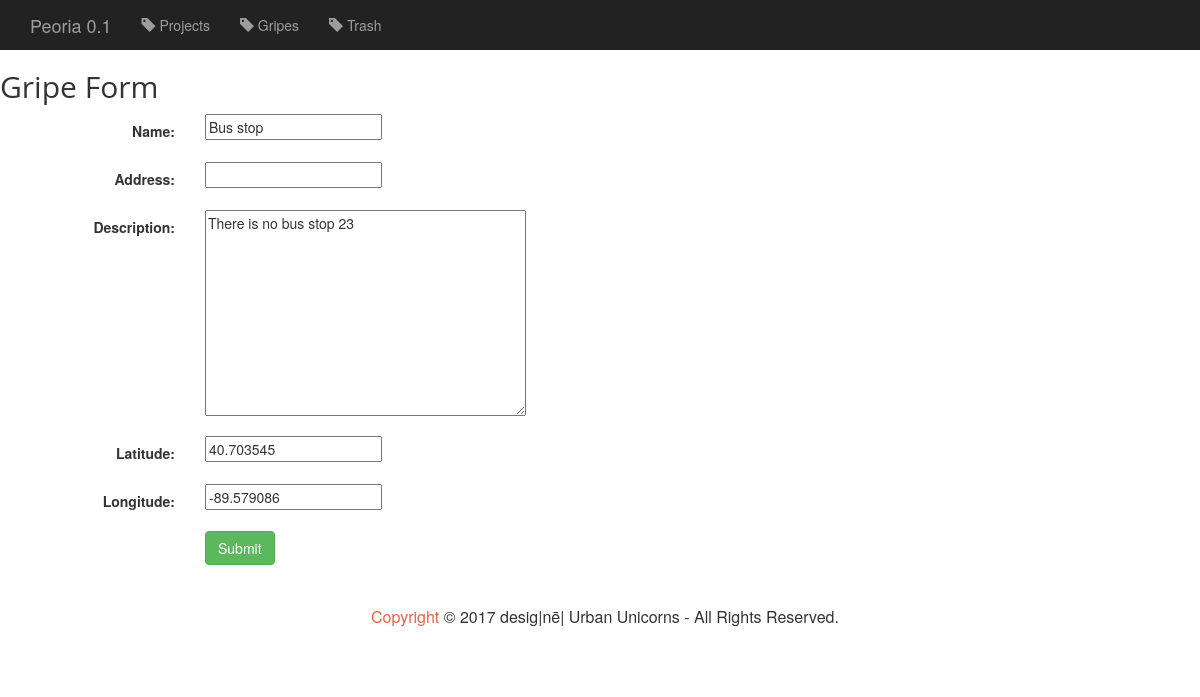
Page /peoria/gripe/2/update/ on the committed database.
### peoria/models.py (models this page shows, shortened)
class Gripe(models.Model):
    name = models.CharField(max_length=100)
    address = models.CharField(max_length=200, null=True, blank=True)
    description = models.TextField()
    votes = models.IntegerField(default=0)
    latitude = models.DecimalField(max_digits=10, decimal_places=6, default=40.703545)
    longitude = models.DecimalField(max_digits=10, decimal_places=6, default=-89.579086)
    class Meta:
        ordering = ['-votes']

### peoria/views.py (the view)
# urls.py: url(r'^gripe/(?P<pk>[0-9]+)/update/$', views.GripeUpdate.as_view(), name='gripe-update'),
class GripeUpdate(UpdateView):
    model = Gripe
    fields = ['name',
              'address',
              'description',
              'latitude',
              'longitude',
              ]

### peoria/templates/peoria/gripe_form.html (shortened to what this page needs)
{% extends 'peoria/base.html' %}
{% block body %}
    <h2> Gripe Form </h2>
    <form class="form-horizontal" action="" method="post" enctype="multipart/form-data">
        {% include 'peoria/form-template.html' %}
        <div class="form-group">
            <div class="col-sm-offset-2 col-sm-10">
                <button type="submit" class="btn btn-success">Submit</button>
            </div>
        </div>
    </form>
{% endblock %}

### peoria/templates/peoria/form-template.html (shortened to what this page needs)
{% for field in form %}
    <div class="form-group">
        <div class = "col-sm-offset-2 col-sm-10">
        </div>
        <label class="control-label col-sm-2">{{ field.label_tag }}</label>
        <div class="col-sm-10">{{ field }}</div>
    </div>
{% endfor %}

### peoria/static/peoria/style.css (style rules this page uses)
body, html { width: 100%; height: 100%; }
body { font-family: 'Helvetica Neue', Arial, sans-serif; }
h1, h2, h3, h4, h5, h6 { font-family: 'Open Sans', 'Helvetica Neue', Arial, sans-serif; }

### rows in the picture
Gripe: form "Bus stop" "There is no bus stop 23" "40.703545" "-89.579086"

### other values in the picture
{{ field.label_tag }} "Name:" "Address:" "Description:" "Latitude:" "Longitude:"
